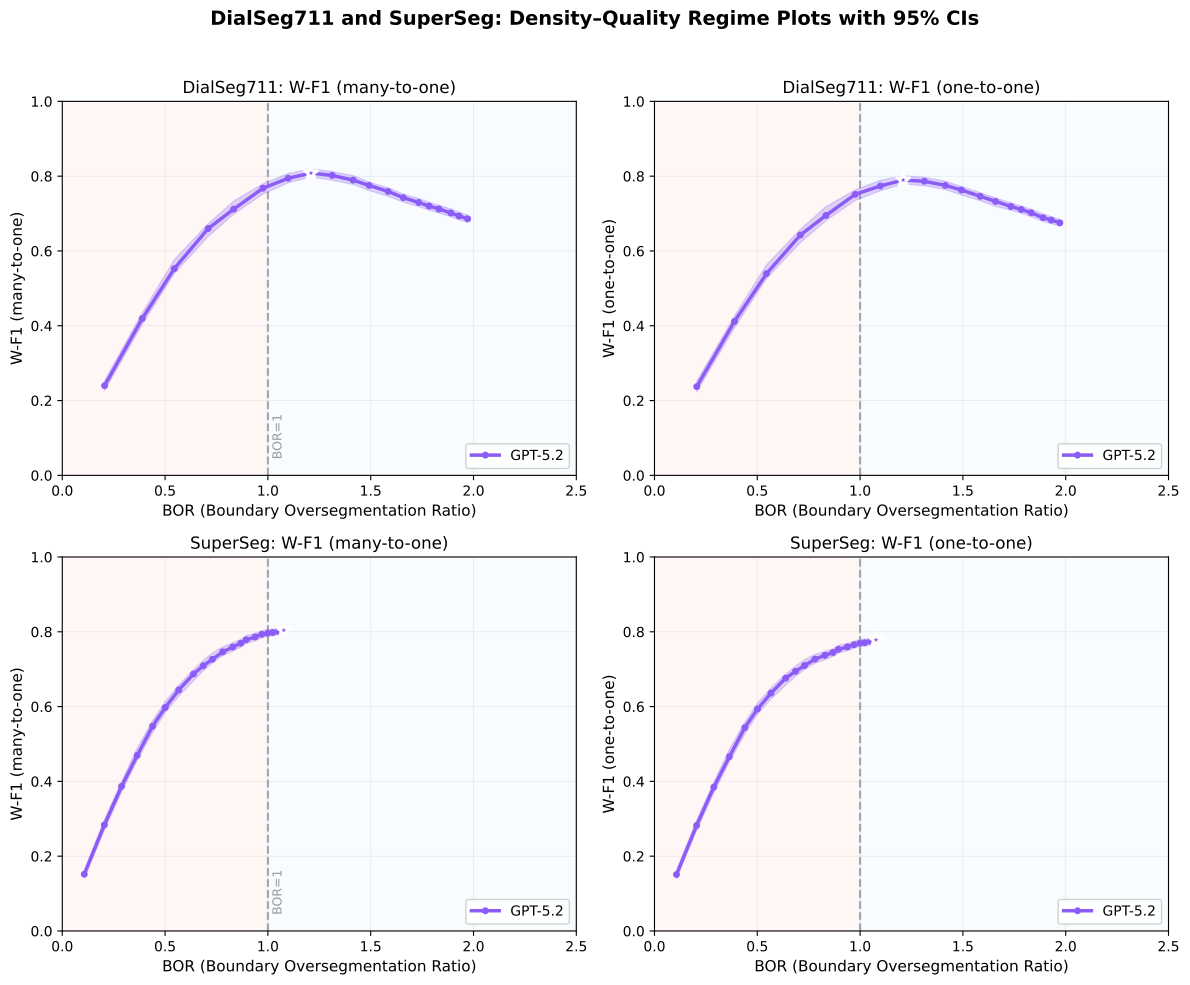

The Python source for this figure:
#!/usr/bin/env python3
"""
Generate combined 4-panel Figure 4 replica for GPT-5.2 boundary scoring.
"""

import json
from pathlib import Path
import numpy as np

PROJECT_ROOT = Path(__file__).parent.parent.parent
DIALSEG_JSON = PROJECT_ROOT / "paper" / "experiments" / "gpt52_dialseg711_figure4.json"
SUPERSEG_JSON = PROJECT_ROOT / "paper" / "experiments" / "gpt52_superseg_figure4.json"
OUTPUT_PNG = PROJECT_ROOT / "paper" / "experiments" / "gpt52_figure4_combined.png"
OUTPUT_PDF = PROJECT_ROOT / "paper" / "experiments" / "gpt52_figure4_combined.pdf"

print("Loading data...")
with open(DIALSEG_JSON) as f:
    dialseg = json.load(f)
with open(SUPERSEG_JSON) as f:
    superseg = json.load(f)

print("Generating combined figure...")

import matplotlib
matplotlib.use('Agg')
import matplotlib.pyplot as plt
from matplotlib.patches import Rectangle

# Style settings
plt.rcParams['font.family'] = 'sans-serif'
plt.rcParams['font.size'] = 10
plt.rcParams['axes.labelsize'] = 11
plt.rcParams['axes.titlesize'] = 12

fig, axes = plt.subplots(2, 2, figsize=(12, 10))

datasets = [
    (dialseg, "DialSeg711", axes[0]),
    (superseg, "SuperSeg", axes[1])
]

metrics = [
    ("wf1_m2o", "W-F1 (many-to-one)"),
    ("wf1_1to1", "W-F1 (one-to-one)")
]

for data, dataset_name, ax_row in datasets:
    sweep = data["sweep_points"]
    ci = data["bootstrap_ci"]

    # Sort by BOR
    bors = np.array([sp["bor"] for sp in sweep])
    idx = np.argsort(bors)
    bors_sorted = bors[idx]

    for ax_idx, (metric, metric_label) in enumerate(metrics):
        ax = ax_row[ax_idx]

        # Get values sorted by BOR
        wf1s = np.array([sp[metric] for sp in sweep])[idx]
        ci_lo = np.array([ci[str(sp["percentile"])][f"{metric}_lo"] for sp in sweep])[idx]
        ci_hi = np.array([ci[str(sp["percentile"])][f"{metric}_hi"] for sp in sweep])[idx]

        # Add region shading (very light)
        ax.axvspan(0, 1.0, color='#FFE4E1', alpha=0.3, zorder=0)  # Pink for under-seg
        ax.axvspan(1.0, 3.0, color='#E6F3FF', alpha=0.3, zorder=0)  # Blue for over-seg

        # BOR=1 vertical line
        ax.axvline(1.0, color='gray', linestyle='--', linewidth=1.5, alpha=0.7, zorder=1)

        # 95% CI shaded band
        ax.fill_between(bors_sorted, ci_lo, ci_hi, color='#8B5CF6', alpha=0.25, zorder=2)

        # Main curve
        ax.plot(bors_sorted, wf1s, '-', color='#8B5CF6', linewidth=2.5,
                marker='o', markersize=4, label='GPT-5.2', zorder=3)

        # Find and mark peak
        peak_idx = np.argmax(wf1s)
        peak_bor = bors_sorted[peak_idx]
        peak_wf1 = wf1s[peak_idx]
        ax.scatter([peak_bor], [peak_wf1], s=100, c='#8B5CF6', edgecolors='white',
                   linewidth=2, zorder=4, marker='*')

        # Axes and labels
        ax.set_xlim(0, 2.5)
        ax.set_ylim(0, 1.0)
        ax.set_xlabel('BOR (Boundary Oversegmentation Ratio)')
        ax.set_ylabel(metric_label)
        ax.set_title(f'{dataset_name}: {metric_label}')
        ax.grid(True, alpha=0.3, linestyle='-', linewidth=0.5)
        ax.legend(loc='lower right', framealpha=0.9)

        # Add annotation for BOR=1 line
        if ax_idx == 0:
            ax.text(1.02, 0.05, 'BOR=1', rotation=90, fontsize=9,
                    color='gray', alpha=0.8, transform=ax.get_xaxis_transform())

# Main title
fig.suptitle('DialSeg711 and SuperSeg: Density–Quality Regime Plots with 95% CIs',
             fontsize=14, fontweight='bold', y=0.98)

plt.tight_layout(rect=[0, 0, 1, 0.96])

# Save outputs
print(f"Saving {OUTPUT_PNG}...")
fig.savefig(OUTPUT_PNG, dpi=300, bbox_inches='tight', facecolor='white')

print(f"Saving {OUTPUT_PDF}...")
fig.savefig(OUTPUT_PDF, bbox_inches='tight', facecolor='white')

plt.close(fig)

print("\n" + "=" * 60)
print("COMBINED FIGURE 4 COMPLETE")
print("=" * 60)
print(f"PNG: {OUTPUT_PNG}")
print(f"PDF: {OUTPUT_PDF}")
print()
print("Summary:")
print(f"  DialSeg711 peak (m2o): {dialseg['peak_wf1_m2o']:.4f} at BOR={dialseg['peak_bor_m2o']:.3f}")
print(f"  DialSeg711 peak (1to1): {dialseg['peak_wf1_1to1']:.4f} at BOR={dialseg['peak_bor_1to1']:.3f}")
print(f"  SuperSeg peak (m2o): {superseg['peak_wf1_m2o']:.4f} at BOR={superseg['peak_bor_m2o']:.3f}")
print(f"  SuperSeg peak (1to1): {superseg['peak_wf1_1to1']:.4f} at BOR={superseg['peak_bor_1to1']:.3f}")
